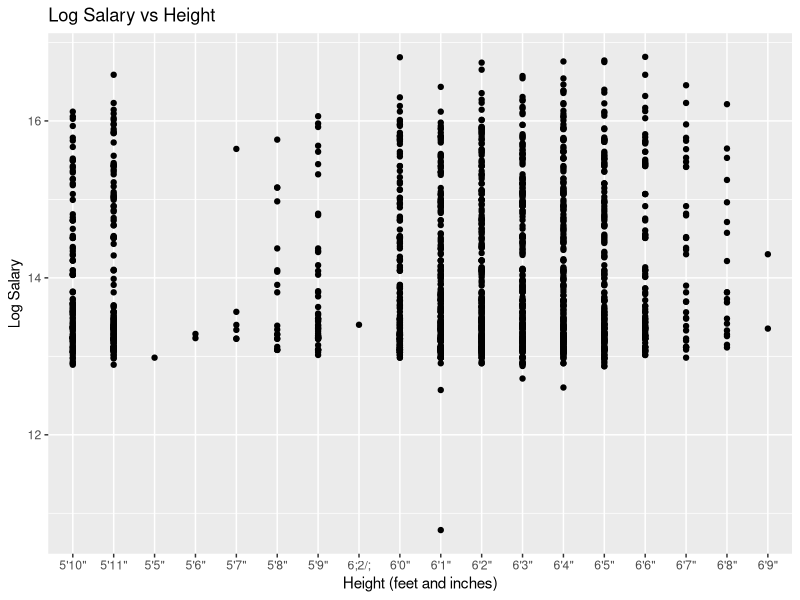

Recreate this plot in R. (Note: this script raises an error after producing the figure.)
## ---- chunk 1
library( tidyverse )
knitr::opts_chunk$set(echo = TRUE)

#Read in the data, note that we define several values in the original dataset as NA
nfl <- read_csv( "data/NFL-Census-Data-9.2.2013_clean.csv", 
                 na = c("NA","N/A","", "n/a", "#VALUE!") )

## ---- chunk 2
# some code
nfl %>% 
    summarise( max_sal = max( Salary, na.rm = TRUE ), 
               min_sal = min( Salary, na.rm = TRUE ) )

# Answer: The highest salary is $20,100,000 and the lowest salary is $48,333.
## ---- chunk 3
# some code
nfl %>%
    filter( Team == "SF") %>%
    arrange( desc(Salary) ) %>%
    select( "Player Name", College, State ) %>%
    head(5)
## ---- chunk 4
clean.dat <- nfl %>% 
    filter( !is.na( Salary ) )

clean.dat %>%
    group_by( Position ) %>%
    summarise( mean_salary = mean( Salary ), 
               n_players = n() ) %>%
    arrange( desc( mean_salary ) )
## ---- chunk 5
# some code
clean.dat <- clean.dat %>%
    mutate( logSal = log( Salary ) )
model <- lm( logSal ~ Height, data = clean.dat )
summary( model )

exp( coef( model ) )

ggplot( clean.dat, aes( x = Height, y = logSal ) ) +
    geom_point() +
    geom_smooth( method = "lm", se = FALSE ) +
    labs( title = "Log Salary vs Height",
          x = "Height (feet and inches)",
          y = "Log Salary" )
## ---- chunk 6
# some code

## ---- chunk 7
# some code
separate(
    mutate( nfl, feet = parse_number( Height ), inches = parse_number( Height ) )
)
## ---- chunk 8
# You pick the variables.  What would be interesting?

# your code goes here
## ---- chunk 9
# some code
## ---- chunk 10
# some code
## ---- chunk 11
# some code
## ---- chunk 12
# some code
## ---- chunk 13
# some code
## ---- chunk 14
# some code
## ---- chunk 15
# some code
